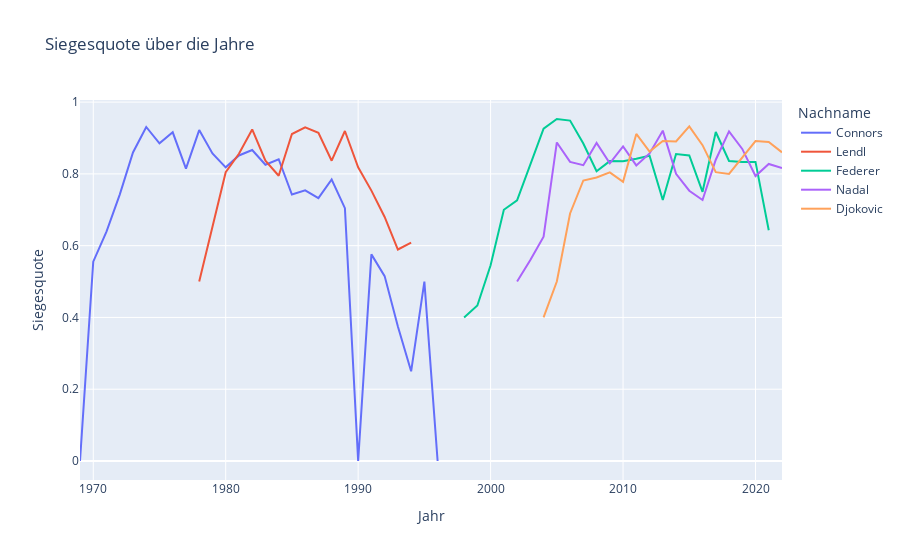

Write notebook code for a chart like this one.
### Code cell
fig = px.line(df_top6, x='Jahr', y='Siegesquote', color='Nachname', title='Siegesquote über die Jahre')

fig.update_layout(xaxis_title='Jahr', yaxis_title='Siegesquote')

fig.show()

### Figure 1 — Plotly figure (JSON) as saved in the notebook; plotly's stock layout.template omitted (floating-point values rounded to 4 significant figures)
{"data": [{"hovertemplate": "Nachname=Connors<br>Jahr=%{x}<br>Siegesquote=%{y}<extra></extra>", "legendgroup": "Connors", "line": {"color": "#636efa", "dash": "solid"}, "marker": {"symbol": "circle"}, "mode": "lines", "name": "Connors", "orientation": "v", "showlegend": true, "type": "scatter", "x": [1969, 1970, 1971, 1972, 1973, 1974, 1975, 1976, 1977, 1978, 1979, 1980, 1981, 1982, 1983, 1984, 1985, 1986, 1987, 1988, 1989, 1990, 1991, 1992, 1993, 1994, 1995, 1996], "xaxis": "x", "y": [0, 0.5556, 0.6389, 0.7423, 0.8598, 0.9307, 0.8851, 0.9159, 0.8148, 0.9221, 0.8571, 0.8182, 0.8514, 0.8667, 0.8254, 0.8409, 0.7424, 0.7541, 0.7324, 0.7843, 0.7045, 0, 0.5758, 0.5152, 0.375, 0.25, 0.5, 0], "yaxis": "y"}, {"hovertemplate": "Nachname=Lendl<br>Jahr=%{x}<br>Siegesquote=%{y}<extra></extra>", "legendgroup": "Lendl", "line": {"color": "#EF553B", "dash": "solid"}, "marker": {"symbol": "circle"}, "mode": "lines", "name": "Lendl", "orientation": "v", "showlegend": true, "type": "scatter", "x": [1978, 1979, 1980, 1981, 1982, 1983, 1984, 1985, 1986, 1987, 1988, 1989, 1990, 1991, 1992, 1993, 1994], "xaxis": "x", "y": [0.5, 0.6552, 0.8045, 0.8559, 0.9237, 0.837, 0.7949, 0.9111, 0.9294, 0.9146, 0.8367, 0.9195, 0.8182, 0.7534, 0.68, 0.5893, 0.6087], "yaxis": "y"}, {"hovertemplate": "Nachname=Federer<br>Jahr=%{x}<br>Siegesquote=%{y}<extra></extra>", "legendgroup": "Federer", "line": {"color": "#00cc96", "dash": "solid"}, "marker": {"symbol": "circle"}, "mode": "lines", "name": "Federer", "orientation": "v", "showlegend": true, "type": "scatter", "x": [1998, 1999, 2000, 2001, 2002, 2003, 2004, 2005, 2006, 2007, 2008, 2009, 2010, 2011, 2012, 2013, 2014, 2015, 2016, 2017, 2018, 2019, 2020, 2021], "xaxis": "x", "y": [0.4, 0.4333, 0.5455, 0.7, 0.7262, 0.828, 0.9259, 0.9529, 0.9485, 0.8846, 0.8072, 0.8356, 0.8354, 0.8421, 0.8506, 0.7273, 0.8554, 0.8514, 0.75, 0.9167, 0.8361, 0.8333, 0.8333, 0.6429], "yaxis": "y"}, {"hovertemplate": "Nachname=Nadal<br>Jahr=%{x}<br>Siegesquote=%{y}<extra></extra>", "legendgroup": "Nadal", "line": {"color": "#ab63fa", "dash": "solid"}, "marker": {"symbol": "circle"}, "mode": "lines", "name": "Nadal", "orientation": "v", "showlegend": true, "type": "scatter", "x": [2002, 2003, 2004, 2005, 2006, 2007, 2008, 2009, 2010, 2011, 2012, 2013, 2014, 2015, 2016, 2017, 2018, 2019, 2020, 2021, 2022], "xaxis": "x", "y": [0.5, 0.56, 0.625, 0.8876, 0.8333, 0.8242, 0.8864, 0.8293, 0.8765, 0.8235, 0.8571, 0.9205, 0.8, 0.7531, 0.7273, 0.8395, 0.9184, 0.8696, 0.7941, 0.8276, 0.8163], "yaxis": "y"}, {"hovertemplate": "Nachname=Djokovic<br>Jahr=%{x}<br>Siegesquote=%{y}<extra></extra>", "legendgroup": "Djokovic", "line": {"color": "#FFA15A", "dash": "solid"}, "marker": {"symbol": "circle"}, "mode": "lines", "name": "Djokovic", "orientation": "v", "showlegend": true, "type": "scatter", "x": [2004, 2005, 2006, 2007, 2008, 2009, 2010, 2011, 2012, 2013, 2014, 2015, 2016, 2017, 2018, 2019, 2020, 2021, 2022], "xaxis": "x", "y": [0.4, 0.5, 0.6897, 0.7816, 0.7901, 0.8041, 0.7778, 0.9114, 0.8621, 0.8916, 0.8904, 0.9326, 0.88, 0.8049, 0.8, 0.8462, 0.8913, 0.8889, 0.86], "yaxis": "y"}], "layout": {"legend": {"title": {"text": "Nachname"}, "tracegroupgap": 0}, "title": {"text": "Siegesquote über die Jahre"}, "xaxis": {"anchor": "y", "domain": [0, 1], "title": {"text": "Jahr"}}, "yaxis": {"anchor": "x", "domain": [0, 1], "title": {"text": "Siegesquote"}}}}
